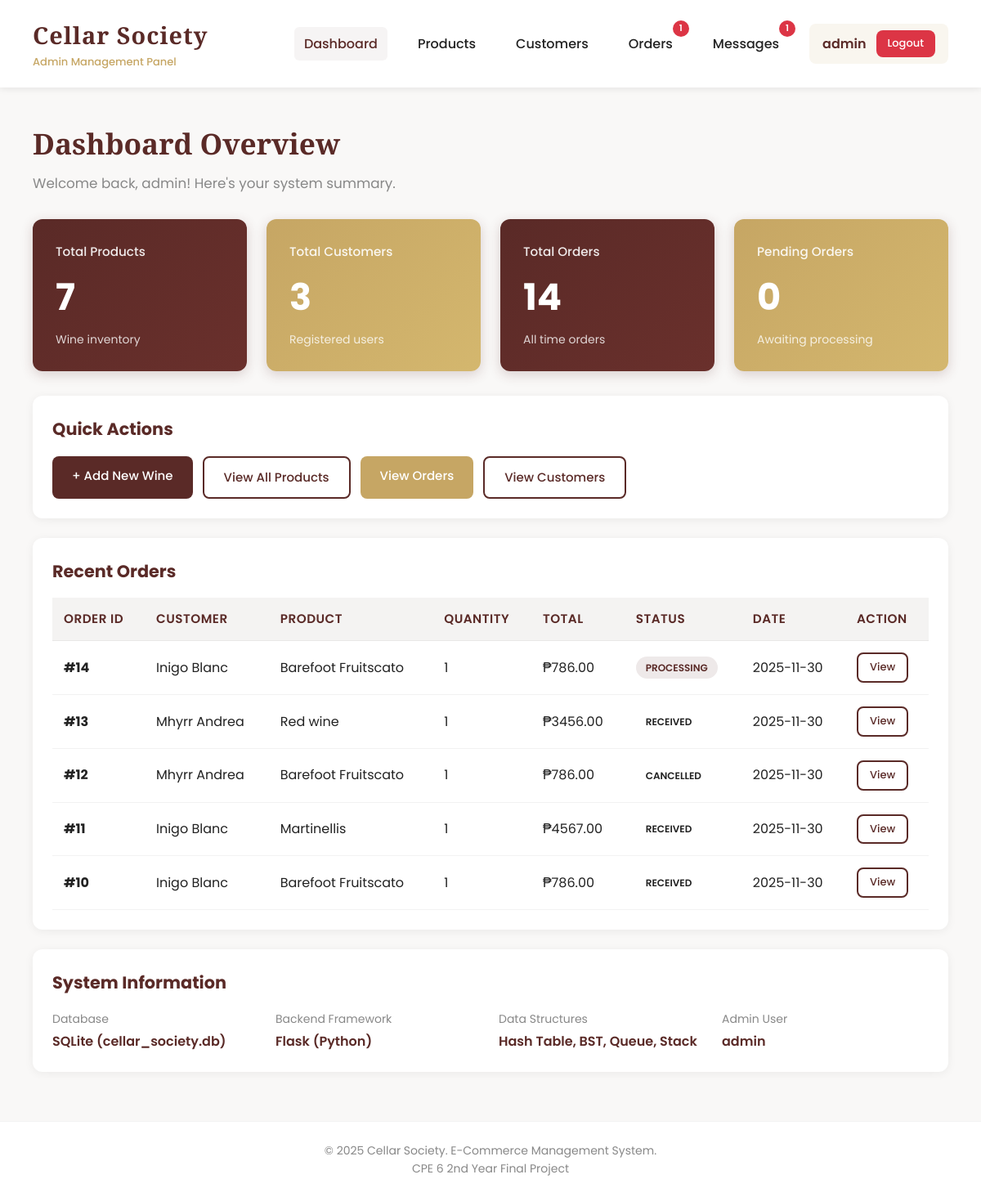
The page /dashboard (signed in) on the database its author committed.
### tables this page shows
CREATE TABLE orders (
        id INTEGER PRIMARY KEY AUTOINCREMENT,
        customer_id INTEGER NOT NULL,
        product_id INTEGER NOT NULL,
        quantity INTEGER NOT NULL,
        total_price REAL NOT NULL,
        status TEXT DEFAULT 'Pending',
        order_date TIMESTAMP DEFAULT CURRENT_TIMESTAMP, estimated_delivery_date TEXT, shipped_date TEXT,
        FOREIGN KEY (customer_id) REFERENCES customers(id),
        FOREIGN KEY (product_id) REFERENCES products(id)
    );

CREATE TABLE customers (
        id INTEGER PRIMARY KEY AUTOINCREMENT,
        name TEXT NOT NULL,
        email TEXT UNIQUE NOT NULL,
        password TEXT NOT NULL,
        phone TEXT,
        address TEXT,
        joined_at TIMESTAMP DEFAULT CURRENT_TIMESTAMP
    );

CREATE TABLE products (
        id INTEGER PRIMARY KEY AUTOINCREMENT,
        name TEXT NOT NULL,
        type TEXT NOT NULL,
        region TEXT NOT NULL,
        vintage INTEGER NOT NULL,
        price REAL NOT NULL,
        alcohol REAL NOT NULL,
        stock INTEGER NOT NULL,
        description TEXT,
        image_url TEXT,
        created_at TIMESTAMP DEFAULT CURRENT_TIMESTAMP
    );

### app.py (the view)
@app.route('/dashboard')
@login_required
def dashboard():
    conn = get_db_connection()
    total_products = conn.execute(
        'SELECT COUNT(*) as count FROM products'
    ).fetchone()['count']
    total_customers = conn.execute(
        'SELECT COUNT(*) as count FROM customers'
    ).fetchone()['count']
    total_orders = conn.execute(
        'SELECT COUNT(*) as count FROM orders'
    ).fetchone()['count']
    pending_orders = conn.execute(
        'SELECT COUNT(*) as count FROM orders WHERE status = "Pending"'
    ).fetchone()['count']
    processing_orders = conn.execute(
        'SELECT COUNT(*) as count FROM orders WHERE status = "Processing"'
    ).fetchone()['count']
    unread_messages = conn.execute('''
        SELECT COUNT(*) as count FROM messages
        WHERE sender_type = 'customer' AND is_read = 0
    ''').fetchone()['count']
    recent_orders = conn.execute('''
        SELECT o.id, c.name as customer_name, p.name as product_name,
               o.quantity, o.total_price, o.status, o.order_date
        FROM orders o
        JOIN customers c ON o.customer_id = c.id
        JOIN products p ON o.product_id = p.id
        ORDER BY o.order_date DESC
        LIMIT 5
    ''').fetchall()
    conn.close()
    stats = {
        'total_products': total_products,
        'total_customers': total_customers,
        'total_orders': total_orders,
        'pending_orders': pending_orders,
        'processing_orders': processing_orders,
        'unread_messages': unread_messages
    }
    return render_template('admin/dashboard.html',
                         stats=stats,
                         recent_orders=recent_orders)

### app.py (called while the page is built)
def get_db_connection():
    conn = sqlite3.connect('cellar_society.db')
    conn.row_factory = sqlite3.Row
    return conn

def login_required(f):
    @wraps(f)
    def decorated_function(*args, **kwargs):
        if 'admin_id' not in session:
            flash('Please login first', 'error')
            return redirect(url_for('login'))
        return f(*args, **kwargs)
    return decorated_function

def get_admin_notification_counts():
    conn = get_db_connection()
    pending_orders = conn.execute('''
        SELECT COUNT(*) as count FROM orders
        WHERE status = 'Pending'
    ''').fetchone()['count']
    processing_orders = conn.execute('''
        SELECT COUNT(*) as count FROM orders
        WHERE status = 'Processing'
    ''').fetchone()['count']
    unread_messages = conn.execute('''
        SELECT COUNT(*) as count FROM messages
        WHERE sender_type = 'customer' AND is_read = 0
    ''').fetchone()['count']
    conn.close()
    total = pending_orders + processing_orders + unread_messages
    return {
        'pending_orders': pending_orders,
        'processing_orders': processing_orders,
        'unread_messages': unread_messages,
        'total': total
    }

@app.context_processor
def inject_admin_notifications():
    return {
        'notifications': get_admin_notification_counts()
    }

### templates/admin/dashboard.html (shortened to what this page needs)
{% extends "admin/base.html" %}
{% block content %}
<div class="page-header">
    <h2>Dashboard Overview</h2>
    <p>Welcome back, {{ session.admin_username }}! Here's your system summary.</p>
</div>
<div class="stats-grid">
    <div class="stat-card">
        <h4>Total Products</h4>
        <div class="number">{{ stats.total_products }}</div>
        <p style="opacity: 0.8; font-size: 14px;">Wine inventory</p>
    </div>
    <div class="stat-card accent">
        <h4>Total Customers</h4>
        <div class="number">{{ stats.total_customers }}</div>
        <p style="opacity: 0.8; font-size: 14px;">Registered users</p>
    </div>
    <div class="stat-card">
        <h4>Total Orders</h4>
        <div class="number">{{ stats.total_orders }}</div>
        <p style="opacity: 0.8; font-size: 14px;">All time orders</p>
    </div>
    <div class="stat-card accent">
        <h4>Pending Orders</h4>
        <div class="number">{{ stats.pending_orders }}</div>
        <p style="opacity: 0.8; font-size: 14px;">Awaiting processing</p>
    </div>
</div>
<div class="card">
    <h3>Quick Actions</h3>
    <div style="display: flex; gap: 12px; flex-wrap: wrap;">
        <a href="{{ url_for('add_product') }}" class="btn primary">+ Add New Wine</a>
        <a href="{{ url_for('products') }}" class="btn ghost">View All Products</a>
        <a href="{{ url_for('orders') }}" class="btn accent">View Orders</a>
        <a href="{{ url_for('customers') }}" class="btn ghost">View Customers</a>
    </div>
</div>
<div class="card">
    <h3>Recent Orders</h3>
    {% if recent_orders %}
    <div class="table-container">
        <table>
            <thead>
                <tr>
                    <th>Order ID</th>
                    <th>Customer</th>
                    <th>Product</th>
                    <th>Quantity</th>
                    <th>Total</th>
                    <th>Status</th>
                    <th>Date</th>
                    <th>Action</th>
                </tr>
            </thead>
            <tbody>
                {% for order in recent_orders %}
                <tr>
                    <td><strong>#{{ order.id }}</strong></td>
                    <td>{{ order.customer_name }}</td>
                    <td>{{ order.product_name }}</td>
                    <td>{{ order.quantity }}</td>
                    <td>₱{{ "%.2f"|format(order.total_price) }}</td>
                    <td>
                        {% if order.status == 'Pending' %}
                            <span class="badge warning">{{ order.status }}</span>
                        {% elif order.status == 'Processing' %}
                            <span class="badge primary">{{ order.status }}</span>
                        {% elif order.status == 'Delivered' %}
                            <span class="badge success">{{ order.status }}</span>
                        {% else %}
                            <span class="badge">{{ order.status }}</span>
                        {% endif %}
                    </td>
                    <td>{{ order.order_date[:10] }}</td>
                    <td>
                        <a href="{{ url_for('order_detail', order_id=order.id) }}" class="btn btn-small ghost">View</a>
                    </td>
                </tr>
                {% endfor %}
            </tbody>
        </table>
    </div>
    {% else %}
    <div class="empty-state">
        <h3>No Orders Yet</h3>
        <p>Orders from customers will appear here.</p>
    </div>
    {% endif %}
</div>
<div class="card">
    <h3>System Information</h3>
    <div style="display: grid; grid-template-columns: repeat(auto-fit, minmax(250px, 1fr)); gap: 20px;">
        <div>
            <p style="color: var(--muted); font-size: 14px; margin-bottom: 4px;">Database</p>
            <p style="font-weight: 600; color: var(--primary);">SQLite (cellar_society.db)</p>
        </div>
        <div>
            <p style="color: var(--muted); font-size: 14px; margin-bottom: 4px;">Backend Framework</p>
            <p style="font-weight: 600; color: var(--primary);">Flask (Python)</p>
        </div>
        <div>
            <p style="color: var(--muted); font-size: 14px; margin-bottom: 4px;">Data Structures</p>
            <p style="font-weight: 600; color: var(--primary);">Hash Table, BST, Queue, Stack</p>
        </div>
        <div>
            <p style="color: var(--muted); font-size: 14px; margin-bottom: 4px;">Admin User</p>
            <p style="font-weight: 600; color: var(--primary);">{{ session.admin_username }}</p>
        </div>
    </div>
</div>
{% endblock %}

### templates/admin/base.html (style rules this page uses)
:root { --primary: #5a2a27; --accent: #c6a664; --bg: #f9f8f7; --card-bg: #ffffff; --text: #222; --muted: #888; --success: #28a745; --danger: #dc3545; --warning: #ffc107; }
* { margin: 0; padding: 0; box-sizing: border-box; }
body { font-family: 'Poppins', sans-serif; background: var(--bg); color: var(--text); line-height: 1.6; }
.page-header { margin-bottom: 30px; }
.page-header h2 { font-family: 'Playfair Display', serif; color: var(--primary); font-size: 2.2em; margin-bottom: 8px; }
.page-header p { color: var(--muted); font-size: 1.05em; }
.card { background: var(--card-bg); border-radius: 12px; box-shadow: 0 2px 12px rgba(0,0,0,0.06); padding: 24px; margin-bottom: 24px; }
.card h3 { color: var(--primary); margin-bottom: 16px; font-size: 1.3em; }
.stats-grid { display: grid; grid-template-columns: repeat(auto-fit, minmax(250px, 1fr)); gap: 24px; margin-bottom: 30px; }
.stat-card { background: linear-gradient(135deg, var(--primary) 0%, #6a302c 100%); color: white; padding: 28px; border-radius: 12px; box-shadow: 0 4px 15px rgba(90, 42, 39, 0.2); }
.stat-card h4 { font-size: 0.95em; opacity: 0.9; margin-bottom: 8px; font-weight: 500; }
.stat-card .number { font-size: 2.8em; font-weight: 700; margin-bottom: 4px; }
.stat-card.accent { background: linear-gradient(135deg, var(--accent) 0%, #d4b76e 100%); }
.btn { padding: 12px 24px; border: none; border-radius: 8px; cursor: pointer; font-family: 'Poppins'; font-weight: 500; font-size: 15px; transition: all 0.3s; text-decoration: none; display: inline-block; }
.btn.primary { background: var(--primary); color: white; }
.btn.accent { background: var(--accent); color: white; }
.btn.ghost { background: transparent; border: 2px solid var(--primary); color: var(--primary); }
.btn-small { padding: 6px 14px; font-size: 13px; }
.table-container { overflow-x: auto; }
table { width: 100%; border-collapse: collapse; }
th, td { padding: 14px; text-align: left; border-bottom: 1px solid rgba(0,0,0,0.05); }
th { background: #f4f3f2; color: var(--primary); font-weight: 600; font-size: 0.95em; text-transform: uppercase; letter-spacing: 0.5px; }
.badge { display: inline-block; padding: 4px 12px; border-radius: 20px; font-size: 12px; font-weight: 600; text-transform: uppercase; }
.badge.primary { background: rgba(90, 42, 39, 0.1); color: var(--primary); }

### rows shown on the page
orders: id "14", customer_name "Inigo Blanc", product_name "Barefoot Fruitscato", quantity "1", total_price "786.00", status "PROCESSING", order_date "2025-11-30"
orders: id "13", customer_name "Mhyrr Andrea", product_name "Red wine", quantity "1", total_price "3456.00", status "RECEIVED", order_date "2025-11-30"
orders: id "12", customer_name "Mhyrr Andrea", product_name "Barefoot Fruitscato", quantity "1", total_price "786.00", status "CANCELLED", order_date "2025-11-30"
orders: id "11", customer_name "Inigo Blanc", product_name "Martinellis", quantity "1", total_price "4567.00", status "RECEIVED", order_date "2025-11-30"
orders: id "10", customer_name "Inigo Blanc", product_name "Barefoot Fruitscato", quantity "1", total_price "786.00", status "RECEIVED", order_date "2025-11-30"

### other values the page prints
{{ notifications.pending_orders + notifications.processing_orders }} "1"
{{ notifications.unread_messages }} "1"
{{ session.admin_username }} "admin"
{{ stats.total_products }} "7"
{{ stats.total_customers }} "3"
{{ stats.total_orders }} "14"
{{ stats.pending_orders }} "0"
